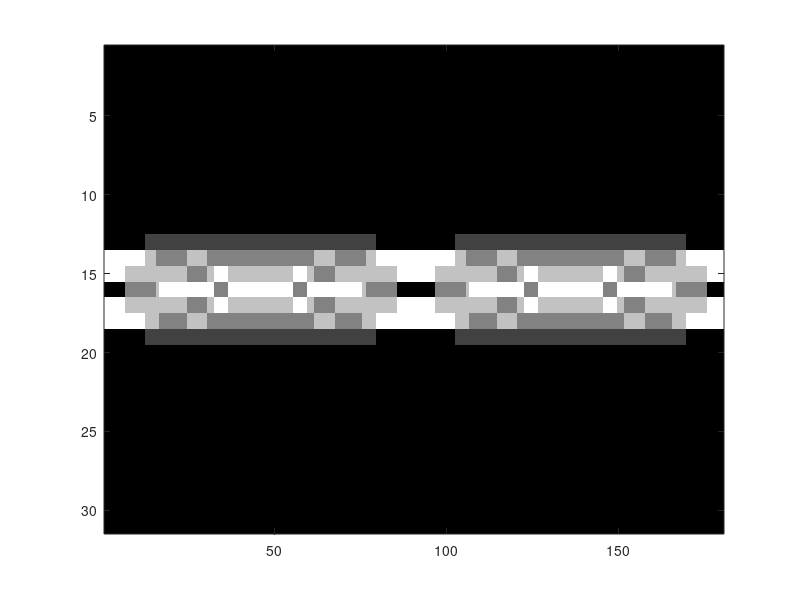

The MATLAB script that drew this image: (Note: this script raises an error after producing the figure.)
% Task 6
% Making sinogram of 16x16 matrix with color white in the middle (4x4)
% and black otherwise

clear;
close all;

load Sinograms/sinogramTask6.txt;

h = figure;
imagesc(sinogramTask6);
colormap('gray');

set(groot, 'defaultTextInterpreter', 'latex');
set(groot, 'defaultAxesTickLabelInterpreter', 'latex');
set(groot, 'defaultLegendInterpreter', 'latex');

xlabel(['Angle $\theta$ (in degrees)']);
ylabel('Projection $m$');

drawnow;

saveTightFigure(h, 'Figures/sinogramTask6');